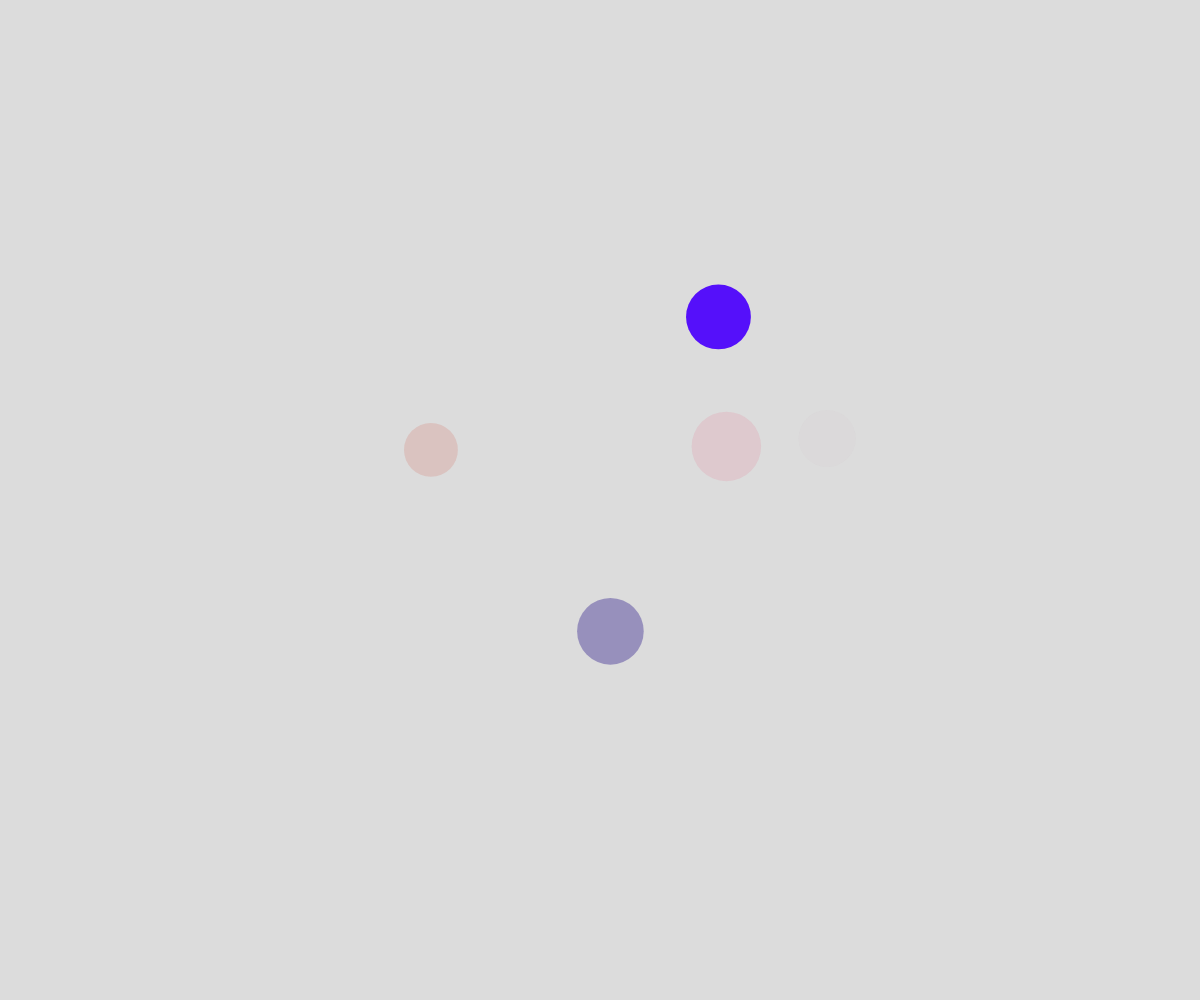
Frame 1 (no input)
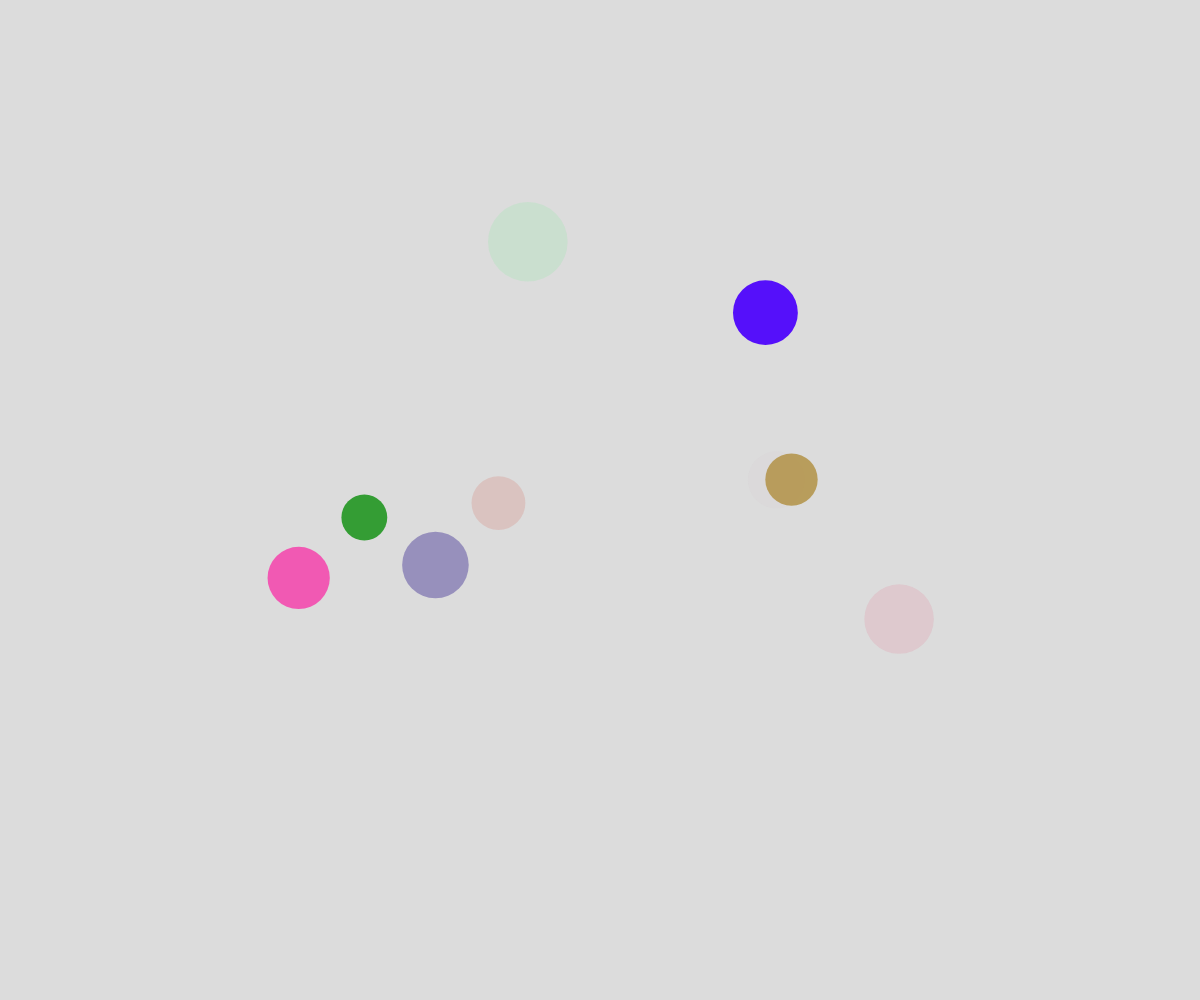
Frame 60 (no input)
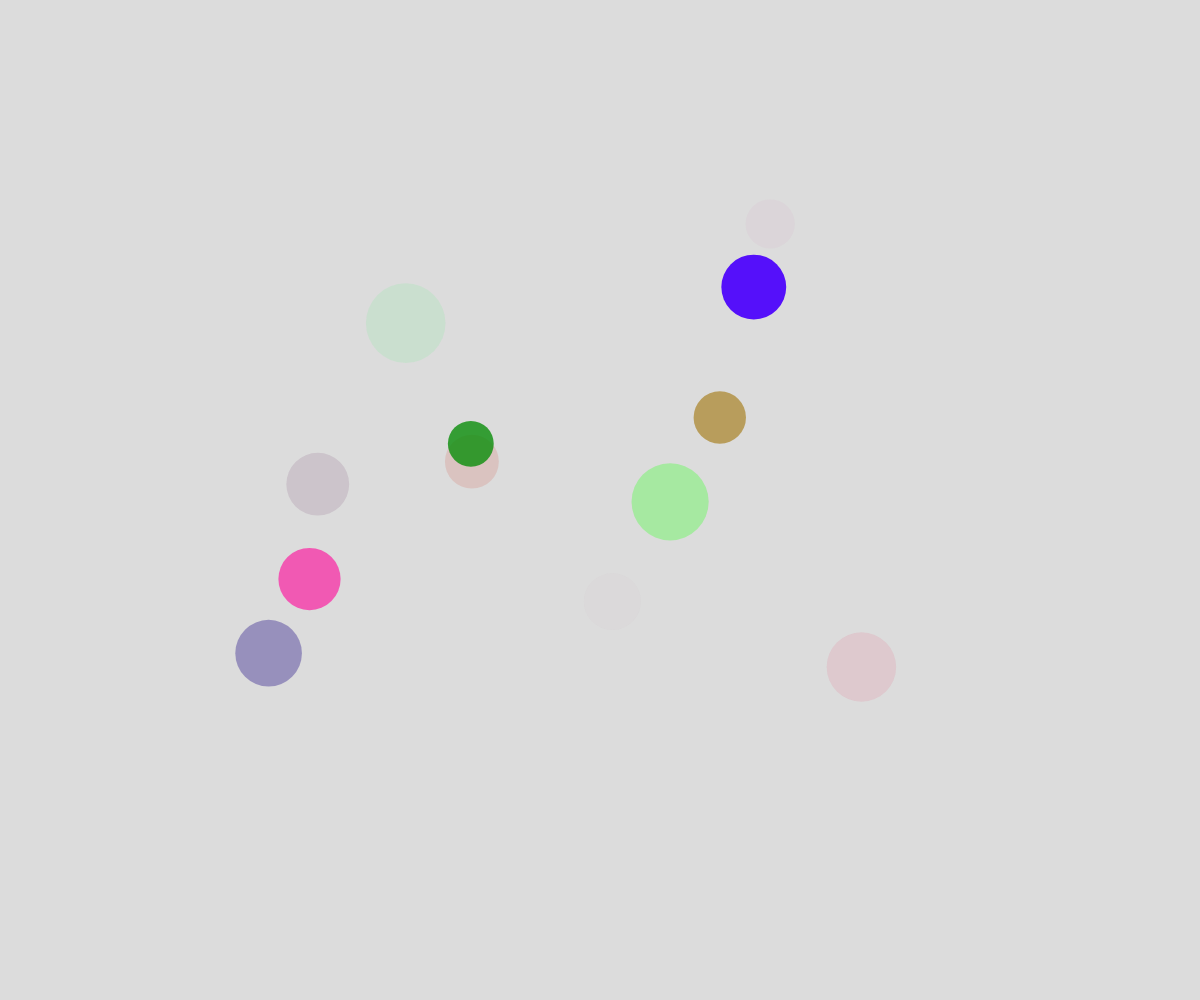
Frame 120 (the mouse pressed at the canvas centre since frame 60)

The p5.js sketch that drew these frames (run headless with seeded random() and noise() and a simulated clock; from frame 60 on, the mouse is pressed at the canvas centre):

// p5.js sketch
// ── sketch.js
// Bubble object array
// Dmitrii Pletmintsev
// 10/10/2024
//
// Extra for Experts:
// - describe what you did to take this project "above and beyond"

let theBublles = [];
let deathLocations = [];

function setup() {
  createCanvas(windowWidth, windowHeight);

  noStroke();

  for(let i = 0; i < 5; i++) {
    spawnBubble();
  } 

  window.setInterval(spawnBubble, 500);
}

function draw() {
  background(220);
  //moveBubblesRandomly();
  moveWithPerlinNoise();
  displayBubbles();
  displayDeathSpots();
}

function spawnBubble() {
  let someBubble = {
    x: random(0, width),
    y: height + random(0, 25),
    speed: random(2, 5),
    radius: random(20, 40),
    r: random(255),
    g: random(255),
    b: random(255),
    a: random(255),
    timeX: random(100000000),
    timeY: random(100000000),
    deltaTime: 0.005,
  };

  theBublles.push(someBubble);
}

function moveBubblesRandomly() {
  for(let bubble of theBublles) {
    let choise = random(0, 100);

    if (choise < 50) { // move up 
      bubble.y -= bubble.speed;
    }
    else if (choise < 65) {
      bubble.y += bubble.speed;
    }
    else if (choise < 80) {
      bubble.x += bubble.speed;
    }
    else {
      bubble.x -= bubble.speed;
    }
  }
}

function displayBubbles() {
  for (bubble of theBublles) {
    fill(bubble.r, bubble.g, bubble.b, bubble.a);
    circle(bubble.x, bubble.y, bubble.radius * 2);
  }
}

function mousePressed() {
  for (let bubble of theBublles) {
    if (clickedInBubble(mouseX, mouseY, bubble)) {
      let theIndex = theBublles.indexOf(bubble);
      theBublles.splice(theIndex, 1);

      addDeath(mouseX, mouseY);
    }
  }
}

function clickedInBubble(x, y, theBubble) {
  let theDistanseAway = dist(x, y, theBubble.x, theBubble.y);

  return theDistanseAway <= theBubble.radius;
}

function moveWithPerlinNoise() {
  for (let bubble of theBublles) {
    let x = noise(bubble.timeX) * width;
    let y = noise(bubble.timeY) * height;

    bubble.x = x;
    bubble.y = y;

    bubble.timeX += bubble.deltaTime;
    bubble.timeY += bubble.deltaTime;
  }
}

function addDeath(_x, _y) {
  let deathSpot = {
    x: _x,
    y: _y,
  };

  deathLocations.push(deathSpot);
}

function displayDeathSpots() {
  for (let spot of deathLocations) {
    textAlign(CENTER, CENTER);
    fill("black");
    text("x", spot.x, spot.y);
  }
}
